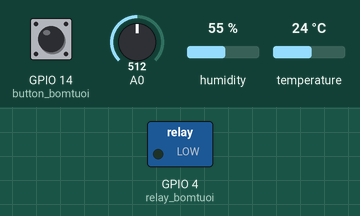
Simulated run of this sketch. Board: ESP8266 (NodeMCU). Shown: switched loads named in the sketch (green lamp = pin HIGH). The inputs (shaded band) are chosen by the test bench; at power-on: GPIO 14 (button_bomtuoi) HIGH, A0 = 512, humidity 55 %, temperature 24 °C. WiFi joins after 1.5 s; servers stay silent unless stated; what the sketch prints to the serial monitor is not drawn.

Above: at 3.1 s.
3.2 s: GPIO 14 (button_bomtuoi) pulled LOW for 0.15 s
At 4.4 s:
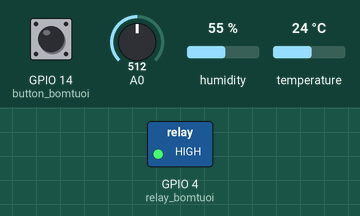
4.8 s: GPIO 14 (button_bomtuoi) pulled LOW for 1 s
At 5.7 s:
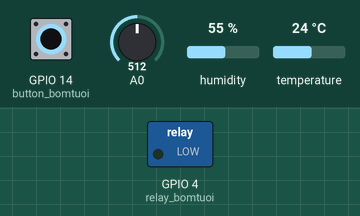
7.3 s: GPIO 14 (button_bomtuoi) pulled LOW for 3.2 s
At 7.6 s:
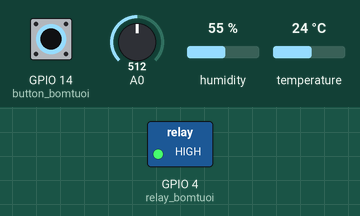
Timing chart, 0 to 10.3 s (numbered marks = the images above; inputs shaded):
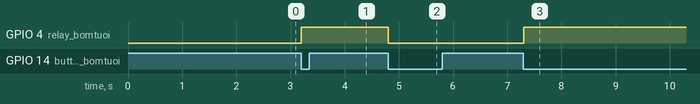

Measured:
- after the input at 3.2 s, GPIO 4 (relay_bomtuoi): LOW → HIGH at once
- after the input at 4.8 s, GPIO 4 (relay_bomtuoi): HIGH → LOW at once
- after the input at 7.3 s, GPIO 4 (relay_bomtuoi): LOW → HIGH at once

The sketch:

lab6_today.ino
```cpp
#define BLYNK_TEMPLATE_ID "TMPL1x6HD1kr"
#define BLYNK_DEVICE_NAME "lab6"
#define BLYNK_AUTH_TOKEN "cH2PUxFzM2TLuG5-elBjUag80iUxk75O"
#define BLYNK_FIRMWARE_VERSION        "0.1.0"
#define BLYNK_PRINT Serial
#define APP_DEBUG
#define USE_NODE_MCU_BOARD
#include <ESP8266WiFi.h>
#include <BlynkSimpleEsp8266.h>
#include <DHT.h>
#define DHTPIN 2
#define DHTTYPE DHT11
DHT dht(DHTPIN, DHTTYPE);
int relay_bomtuoi=4;
int doam_bomtuoi=0;
int doam_tatbomtuoi=0;
int button_bomtuoi=14;
boolean button_bomtuoiState=HIGH;
boolean chedo_hoatdong=0;
unsigned long times=millis();
WidgetLED ledconnect(V0);
char auth[] = "cH2PUxFzM2TLuG5-elBjUag80iUxk75O";
char ssid[] = "Nhựt's Galaxy A31";
char pass[] = "nhut3011";

void setup()
{
  Serial.begin(115200);
  delay(100);
  pinMode(button_bomtuoi,INPUT_PULLUP);
  pinMode(relay_bomtuoi,OUTPUT);
  digitalWrite(relay_bomtuoi,LOW);
  Blynk.begin(auth, ssid, pass);
}

void loop() {
//  Blynkdgent.run();
  if(millis()-times>1000){
    //Chớp tắt led connect trên app blynk
    if(ledconnect.getValue()){
      ledconnect.off();
    }else{
      ledconnect.on();
    }
    //Đọc và ghi giá trị nhiệt độ và độ ẩm không khí lên blynk
    float humidity = dht.readHumidity();
    float temperature = dht.readTemperature();
    Serial.print("\t");
    Serial.print(humidity, 1);
    Serial.print("\t\t");
    Serial.print(temperature, 1);
    Blynk.virtualWrite(V1,temperature);
    Blynk.virtualWrite(V2,humidity);
    //Ghi giá trị độ ẩm đất lên blynk
    int doam_dat = analogRead(A0);
    doam_dat = map(doam_dat,0,1023,100,0);
    Serial.println("Độ ẩm đất: " + String(doam_dat));
    Blynk.virtualWrite(V3,doam_dat);
    //Chế độ tự động bơm tưới
    if(chedo_hoatdong==0){
      if(doam_dat<doam_bomtuoi){
        digitalWrite(relay_bomtuoi,HIGH);
        Blynk.virtualWrite(V5,digitalRead(relay_bomtuoi));
        Serial.println("Bật bơm tưới!");
      }else{
        if(doam_dat>doam_tatbomtuoi){
          digitalWrite(relay_bomtuoi,LOW);
          Blynk.virtualWrite(V5,digitalRead(relay_bomtuoi));
          Serial.println("Tắt bơm tưới!");
        }
      }
    }
    times=millis();
  }
  //Điều khiển trực tiếp bằng nút nhấn vật lý
  if(digitalRead(button_bomtuoi)==LOW){
    if(button_bomtuoiState==HIGH){
      button_bomtuoiState=LOW;
      chedo_hoatdong=1;
      Blynk.virtualWrite(V4,HIGH);
      digitalWrite(relay_bomtuoi,!digitalRead(relay_bomtuoi));
      Blynk.virtualWrite(V5,digitalRead(relay_bomtuoi));
      Serial.println("Relay bơm tưới: " + String(digitalRead(relay_bomtuoi)));
      delay(200);
    }
  }else{
    button_bomtuoiState=HIGH;
  }
}
BLYNK_CONNECTED(){
  Blynk.syncVirtual(V4,V5,V6,V7); //Đồng bộ dữ liệu từ server xuống esp khi kết nối
}
BLYNK_WRITE(V4){
  chedo_hoatdong = param.asInt();
  Serial.println("Chế độ hoạt động: " + String(chedo_hoatdong));
}
BLYNK_WRITE(V5){
  if(chedo_hoatdong==1){
    int p = param.asInt();
    digitalWrite(relay_bomtuoi,p);
    Serial.println("Relay bơm tưới: " + String(digitalRead(relay_bomtuoi)));
  }
}
BLYNK_WRITE(V6){
  doam_bomtuoi = param.asInt();
  Serial.println("Độ ẩm bơm tưới: " + String(doam_bomtuoi));
}
BLYNK_WRITE(V7){
  doam_tatbomtuoi = param.asInt();
  Serial.println("Độ ẩm tắt bơm tưới: " + String(doam_tatbomtuoi));
}
```
